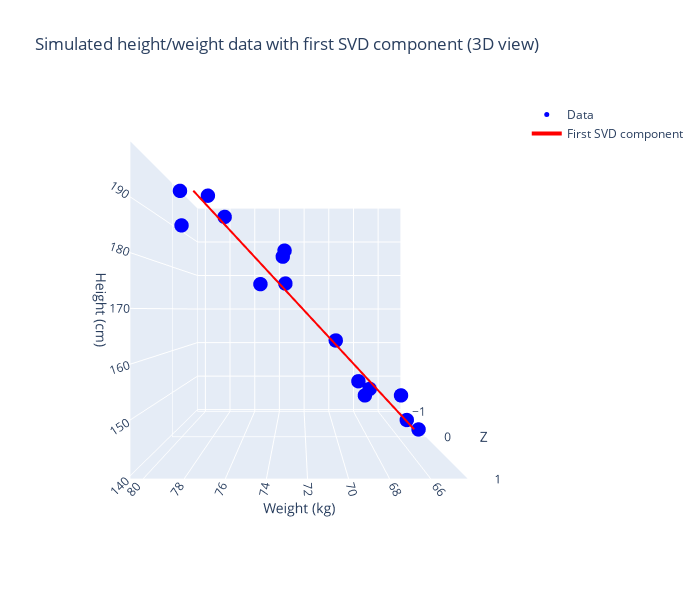

The cell this chart's notebook holds for it:
### Code cell
# Plot the direction of the first VT vector as a line on top of the scatter plot in 3D

slope = VT[0, 1] / VT[0, 0]
intercept = XY.mean(axis=0)[1] - slope * XY.mean(axis=0)[0]
x_vals = np.array([min(x), max(x)])
y_vals = intercept + slope * x_vals

fig = go.Figure()

# Add data points in 3D (z=0)
fig.add_trace(go.Scatter3d(
    x=x, 
    y=y,
    z=np.zeros_like(x),
    mode='markers',
    name='Data',
    marker=dict(size=5, color='blue')
))

# Add SVD component line in 3D (z=0)
fig.add_trace(go.Scatter3d(
    x=x_vals, 
    y=y_vals,
    z=np.zeros_like(x_vals),
    mode='lines',
    name='First SVD component',
    line=dict(color='red', width=4)
))

fig.update_layout(
    title='Simulated height/weight data with first SVD component (3D view)',
    scene=dict(
        xaxis_title='Height (cm)',
        yaxis_title='Weight (kg)',
        zaxis_title='Z',
        camera=dict(
            eye=dict(x=0, y=0, z=2)  # Top-down view initially
        )
    ),
    width=700,
    height=600
)

fig.show()

### Figure 1 — Plotly figure (JSON) as saved in the notebook; plotly's stock layout.template omitted (floating-point values rounded to 4 significant figures)
{"data": [{"marker": {"color": "blue", "size": 5}, "mode": "markers", "name": "Data", "type": "scatter3d", "x": [162.5, 197.0, 183.9, 175.9, 149.4, 149.4, 143.5, 192.0, 176.1, 182.5, 141.2, 198.2, 189.9, 152.7, 150.9], "y": [70.05, 78.34, 73.37, 74.93, 68.16, 65.82, 65.44, 77.25, 73.31, 73.48, 64.68, 80.15, 80.05, 68.58, 67.85], "z": [0.0, 0.0, 0.0, 0.0, 0.0, 0.0, 0.0, 0.0, 0.0, 0.0, 0.0, 0.0, 0.0, 0.0, 0.0]}, {"line": {"color": "red", "width": 4}, "mode": "lines", "name": "First SVD component", "type": "scatter3d", "x": [141.2, 198.2], "y": [64.95, 79.27], "z": [0.0, 0.0]}], "layout": {"height": 600, "scene": {"camera": {"eye": {"x": 0, "y": 0, "z": 2}}, "xaxis": {"title": {"text": "Height (cm)"}}, "yaxis": {"title": {"text": "Weight (kg)"}}, "zaxis": {"title": {"text": "Z"}}}, "title": {"text": "Simulated height/weight data with first SVD component (3D view)"}, "width": 700}}
